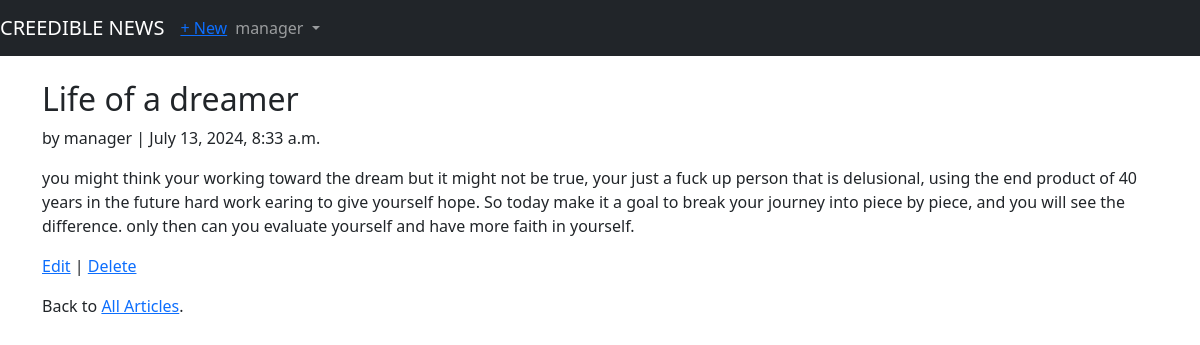
/articles/1/ (signed in), run on the app's committed database.
### users/models.py (models this page shows)
class CustomUser(AbstractUser):
    age = models.PositiveIntegerField(null=True, blank=True)

### articles/models.py (models this page shows, shortened)
class Article(models.Model):
    title = models.CharField(max_length=255)
    body = models.TextField()
    date = models.DateTimeField(auto_now_add=True)
    author = models.ForeignKey(
        get_user_model(),
        on_delete=models.CASCADE,
    )

### articles/views.py (the view)
# urls.py: path('<int:pk>/', ArticleDetailView.as_view(), name='article_detail'),
class ArticleDetailView(LoginRequiredMixin, DetailView):
    model = Article
    template_name = 'article_detail.html'

### templates/article_detail.html
{% extends 'base.html' %}
{%block content %}
<div class="article-entry">
    <h2>{{ object.title }}</h2>
    <p>by {{ object.author }} | {{ object.date }}</p>
    <p>{{ object.body }}</p>
</div>
<p><a href="{% url 'article_edit' article.pk %}">Edit</a> | <a href="{% url 'article_delete' article.pk %}">Delete</a> </p>
<p>Back to <a href="{% url 'article_list' %}">All Articles</a>.</p>
{% endblock content %}

### templates/base.html (shortened to what this page needs)
<!DOCTYPE html>
<html lang="en">
<head>
    <link href="https://cdn.jsdelivr.net/npm/bootstrap@5.3.3/dist/css/bootstrap.min.css" rel="stylesheet">
</head>
<body>
    <nav class="navbar navbar-expand-md navbar-dark bg-dark mb-4">
        <a href="{% url 'home' %}" class="navbar-brand">CREEDIBLE NEWS</a>
        {% if user.is_authenticated %}
        <ul class="navbar-nav mr-auto">
            <li class="nav-item"><a href="{% url 'article_new' %}">+ New</a></li>
        </ul>
        {% endif %}
        <div class="collapse navbar-collapse" id="navbarCollapse">
            {% if user.is_authenticated %}
                <ul class="navbar-nav mr-auto">
                    <li class="nav-item dropdown">
                        <a href="#" class="nav-link dropdown-toggle" id="userMenu" role="button" data-bs-toggle="dropdown" aria-expanded="false">
                            {{ user.username }}
                        </a>
                    </li>
                </ul>
            {% else %}
                <div class="d-flex ms-auto">
                    <a href="{% url 'login' %}" class="btn btn-outline-secondary">Log In</a>
                    <a href="{% url 'signup' %}" class="btn btn-primary ms-2">Sign up</a>
                </div>
            {% endif %}
        </div>
    </nav>
    <div class="container">
        {%block content %}
        {% endblock content %}
    </div>
</body>
</html>

### data on the page
CustomUser: username "manager"
Article: title "Life of a dreamer", author "manager", date "July 13, 2024, 8:33 a.m.", body "you might think your working toward the dream but it might not be true, your just a fuck up person that is delusional, using the end product of 40 years in the future hard work earing to give yourself hope. So today make it a goal to break your journey into piece by piece, and you will see the difference. only then can you evaluate yourself and have more faith in yourself."
